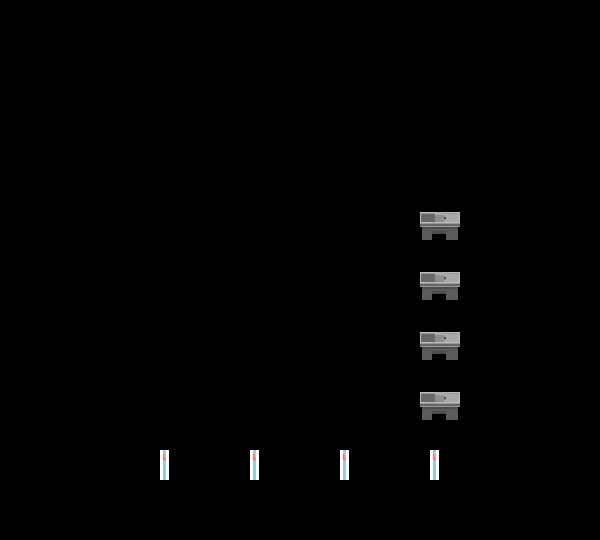

A 2D game scene composited from a Tiled map and its tileset images. What follows is a short description and the map's XML, with each tile layer's data collapsed to a summary:
An orthogonal 20x18 tile map with 30x30 px tiles, 6 tile layers (Camada de Tiles 1 - 0, Camada de Tiles 1 - 1, Camada de Tiles 2 - 0, Camada de Tiles 2 - 1, ...), 3 tilesets and 11 objects (5x 0, portal_0, 1, npc_3, npc_2, ...).

<map version="1.2" tiledversion="1.3.0" orientation="orthogonal" renderorder="left-up" compressionlevel="0" width="20" height="18" tilewidth="30" tileheight="30" infinite="0" nextlayerid="11" nextobjectid="38">
 <properties>
  <property name="ENEMIES" value="0002" />
 </properties>
 <tileset firstgid="1" source="nature.tsx" />
 <tileset firstgid="26" source="streets.tsx" />
 <tileset firstgid="51" source="shop.tsx" />
 <layer id="1" name="Camada de Tiles 1 - 0" width="20" height="18">
  <data>[360 cells, 218 non-empty, 3 distinct tile ids]</data>
 </layer>
 <layer id="2" name="Camada de Tiles 1 - 1" width="20" height="18">
  <data>[360 cells, 218 non-empty, 3 distinct tile ids]</data>
 </layer>
 <layer id="3" name="Camada de Tiles 2 - 0" width="20" height="18">
  <data>[360 cells, 12 non-empty, 3 distinct tile ids]</data>
 </layer>
 <layer id="4" name="Camada de Tiles 2 - 1" width="20" height="18">
  <data>[360 cells, 12 non-empty, 3 distinct tile ids]</data>
 </layer>
 <layer id="5" name="Camada de Tiles 3 - 0" width="20" height="18">
  <data>[360 cells, 0 non-empty, 0 distinct tile ids]</data>
 </layer>
 <layer id="6" name="Camada de Tiles 3 - 1" width="20" height="18">
  <data>[360 cells, 0 non-empty, 0 distinct tile ids]</data>
 </layer>
 <objectgroup id="10" name="PORTAL">
  <object id="27" name="portal_0" x="300" y="433.333" width="48" height="40">
   <properties>
    <property name="MAP" value="urban_" />
    <property name="PX" type="int" value="569" />
    <property name="PY" type="int" value="605" />
    <property name="TIME" value="none" />
   </properties>
  </object>
 </objectgroup>
 <objectgroup id="9" name="VEHICLES" />
 <objectgroup id="8" name="SHOP">
  <object id="28" name="shop_5" type="0" x="282.666" y="383.667" width="120.667" height="24.6667">
   <properties>
    <property name="INDEX" type="int" value="4" />
   </properties>
  </object>
  <object id="29" name="shop_4" type="0" x="283.333" y="295" width="117.333" height="24">
   <properties>
    <property name="INDEX" type="int" value="3" />
   </properties>
  </object>
  <object id="30" name="shop_3" type="0" x="103.333" y="385.667" width="117.333" height="22.6667">
   <properties>
    <property name="INDEX" type="int" value="2" />
   </properties>
  </object>
  <object id="31" name="shop_2" type="0" x="103.333" y="293" width="118.667" height="22.6667">
   <properties>
    <property name="INDEX" type="int" value="1" />
   </properties>
  </object>
  <object id="32" name="shop_1" type="0" x="103.666" y="205" width="116" height="21.3333">
   <properties>
    <property name="INDEX" type="int" value="0" />
   </properties>
  </object>
  <object id="33" name="shop_0" type="1" x="435.999" y="161">
   <properties>
    <property name="INDEX" value="INGRID" />
   </properties>
   <point />
  </object>
 </objectgroup>
 <objectgroup id="7" name="NPC">
  <object id="34" name="npc_3" x="427.5" y="198.167" width="30.3333" height="30.3333">
   <properties>
    <property name="WHO" value="OLD PC" />
   </properties>
  </object>
  <object id="35" name="npc_2" x="505.167" y="277.5">
   <properties>
    <property name="WHO" value="PRETTY MOM" />
   </properties>
   <point />
  </object>
  <object id="36" name="npc_1" x="501.167" y="232.5">
   <properties>
    <property name="WHO" value="PRESSING CHILD" />
   </properties>
   <point />
  </object>
  <object id="37" name="npc_0" x="241.167" y="167.5">
   <properties>
    <property name="WHO" value="OLD MAN" />
   </properties>
   <point />
  </object>
 </objectgroup>
</map>
